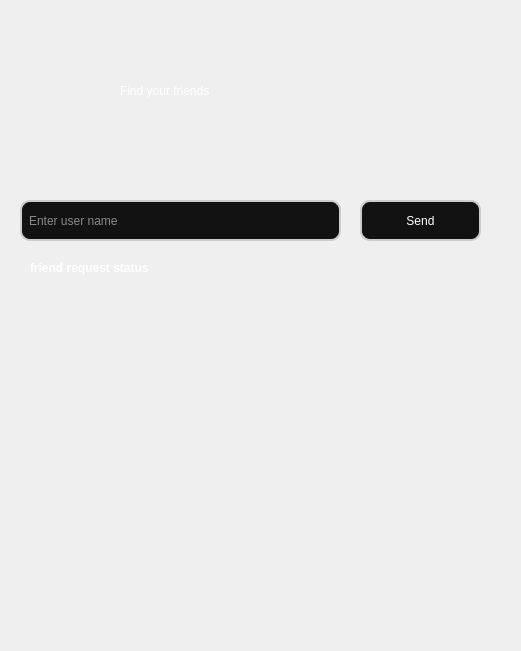
          <widget class="QWidget" name="widget_16" native="true">
           <property name="geometry">
            <rect>
             <x>220</x>
             <y>0</y>
             <width>521</width>
             <height>651</height>
            </rect>
           </property>
           <widget class="QLabel" name="label_60">
            <property name="geometry">
             <rect>
              <x>120</x>
              <y>70</y>
              <width>251</width>
              <height>41</height>
             </rect>
            </property>
            <property name="styleSheet">
             <string notr="true">color: rgb(255, 255, 255);
font: 75 24pt &quot;MS Shell Dlg 2&quot;;</string>
            </property>
            <property name="text">
             <string>Find your friends</string>
            </property>
           </widget>
           <widget class="QLineEdit" name="send_textinput">
            <property name="geometry">
             <rect>
              <x>20</x>
              <y>200</y>
              <width>321</width>
              <height>41</height>
             </rect>
            </property>
            <property name="statusTip">
             <string/>
            </property>
            <property name="styleSheet">
             <string notr="true">QLineEdit {
	color: rgb(255, 255, 255);
    border: 2px solid #cccccc; 
    border-radius: 10px;       
    padding: 5px;            
    background-color: #121212;  

}
</string>
            </property>
            <property name="text">
             <string/>
            </property>
            <property name="placeholderText">
             <string>Enter user name</string>
            </property>
           </widget>
           <widget class="QPushButton" name="send_button">
            <property name="geometry">
             <rect>
              <x>360</x>
              <y>200</y>
              <width>121</width>
              <height>41</height>
             </rect>
            </property>
            <property name="cursor">
             <cursorShape>PointingHandCursor</cursorShape>
            </property>
            <property name="autoFillBackground">
             <bool>false</bool>
            </property>
            <property name="styleSheet">
             <string notr="true">QPushButton {
	color: rgb(255, 255, 255);
	font: 75 16pt &quot;MS Shell Dlg 2&quot;;
    border: 2px solid #cccccc;
    border-radius: 10px;
    padding: 5px;
    background-color: #121212  ;
}
QPushButton:hover {
    background-color:   ;
}</string>
            </property>
            <property name="text">
             <string>Send</string>
            </property>
           </widget>
           <widget class="QLabel" name="friend_request_label">
            <property name="geometry">
             <rect>
              <x>30</x>
              <y>260</y>
              <width>191</width>
              <height>16</height>
             </rect>
            </property>
            <property name="font">
             <font>
              <weight>75</weight>
              <bold>true</bold>
             </font>
            </property>
            <property name="styleSheet">
             <string notr="true">color: white;
background: transparent</string>
            </property>
            <property name="text">
             <string>friend request status</string>
            </property>
           </widget>
           <widget class="QWidget" name="widget_6" native="true">
            <property name="geometry">
             <rect>
              <x>120</x>
              <y>330</y>
              <width>211</width>
              <height>201</height>
             </rect>
            </property>
            <property name="styleSheet">
             <string notr="true">QWidget{
background-image: url(:/images/images/Untitled design 250x250.png);
 background-position: center;

 background-repeat: no-repeat;
}</string>
            </property>
           </widget>
          </widget>
